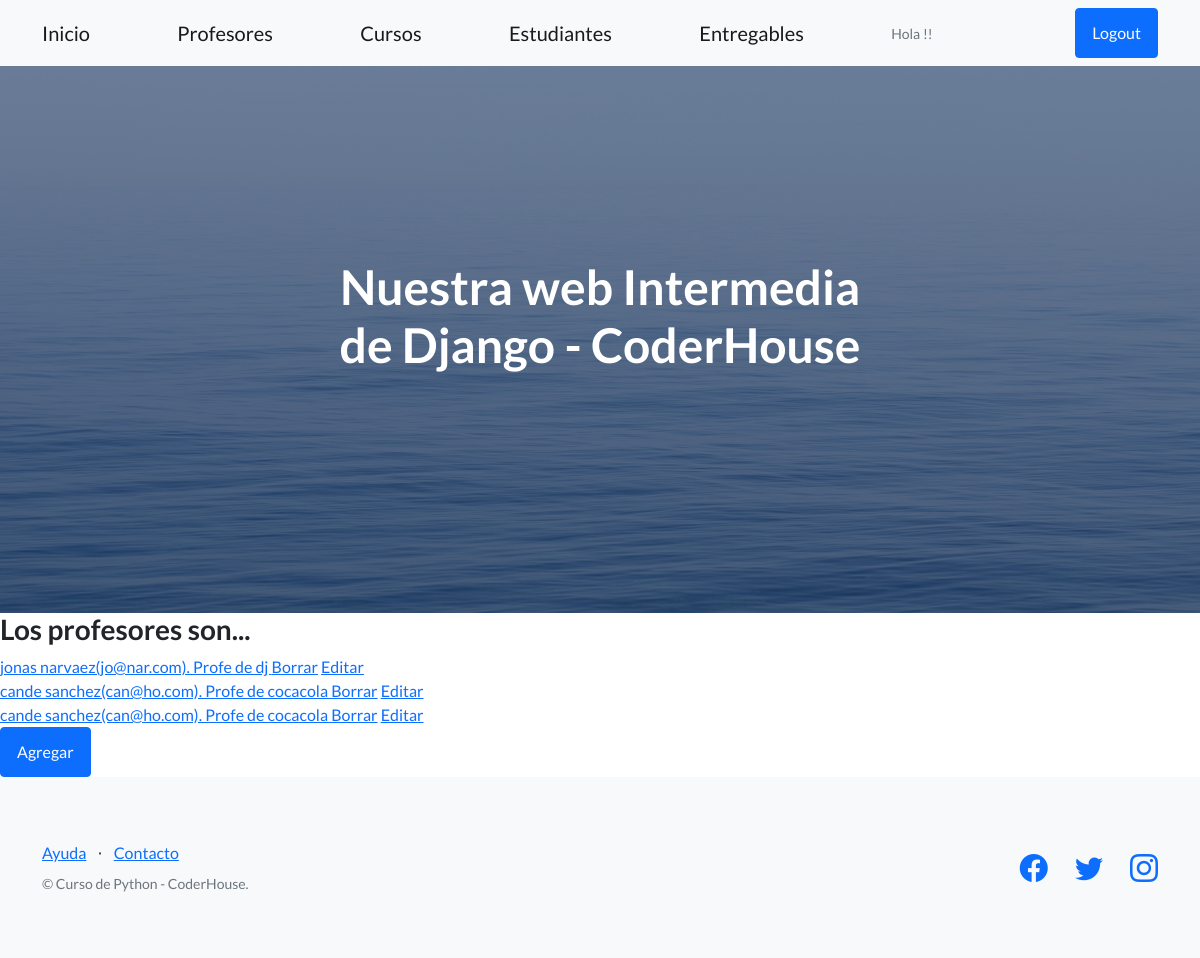
The app's page /coder/profesores (signed in) with its own data.
### AppCoder/models.py (models this page shows)
class Profesor(Model):
    nombre= CharField(max_length=30)
    apellido= CharField(max_length=30)
    email= EmailField()
    profesion= CharField(max_length=30)
    def __str__(self):
        return f'{self.nombre} {self.apellido}({self.email}). Profe de {self.profesion} '

### AppCoder/views.py (the view)
# urls.py: path('profesores', views.ProfesorListView.as_view(), name="profesores"),
class ProfesorListView(LoginRequiredMixin, ListView):
    model = Profesor
    template_name = 'AppCoder/profesores.html'
    context_object_name = 'profesores'

### AppCoder/templates/AppCoder/profesores.html (shortened to what this page needs)
{% extends 'AppCoder/padre.html' %}
{% block contenidoQueCambia %}
    <h3>Los profesores son...</h3>
    {% for profesor in profesores %}
        <a href="{% url 'profesor_view' profesor.id %}">{{ profesor }}</a>
        <a href="{% url 'profesor_delete' profesor.id %}">Borrar</a>
        <a href="{% url 'profesor_update' profesor.id %}">Editar</a>
        <br>
    {% endfor %}
    <a class="btn btn-primary" href="{% url 'profesor_add' %}">Agregar</a>
{% endblock %}

### records on screen
Profesor: nombre+apellido+email "jonas narvaez(jo@nar.com). Profe de dj"
Profesor: nombre+apellido+email "cande sanchez(can@ho.com). Profe de cocacola"
Profesor: nombre+apellido+email "cande sanchez(can@ho.com). Profe de cocacola"
